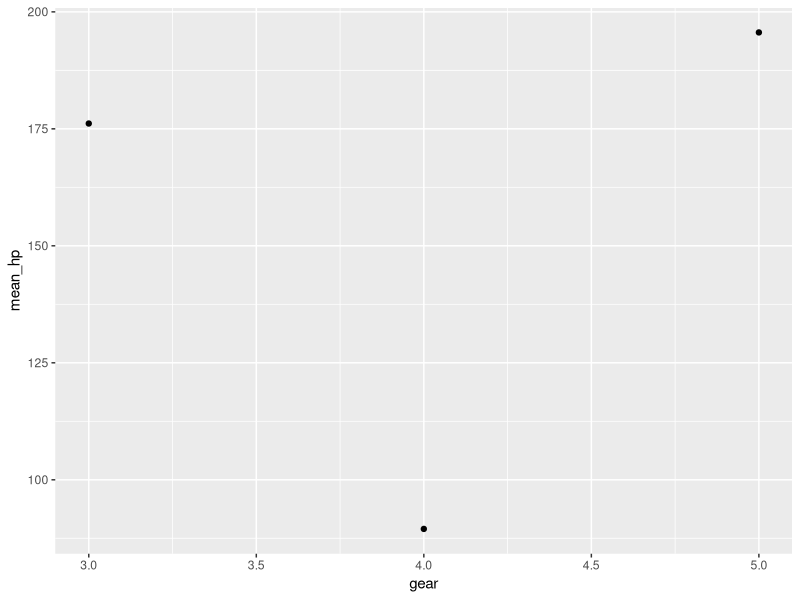

R code for this plot:
## ---- chunk 1
library(knitr)
library(stringr)
library(dplyr)
# set project directory to parent directory of this script 
project_dir <- normalizePath("../")
#print(project_dir)

# get name of file during knitting and strip
rmd_filename <- str_remove(knitr::current_input(),"\\.Rmd")
print(rmd_filename)

knitr::opts_knit$set(base.dir = project_dir, base.url = "/") # project root folder
knitr::opts_chunk$set(fig.path = str_c("rmd_images/",rmd_filename,"/"),echo=TRUE) # image path
## ---- chunk 2

# Get top x rows after sorting by variable var
get_stats <- function(data,group_var,measure_var) {
#deparse(substitute(measure_var))
#print(quo_name(enquo(measure_var)))
  measure_name <- quo_name(enquo(measure_var))
  #label <- str_c(deparse(substitute(measure_var)),"_max")
  
  return( 
    data %>% group_by({{group_var}}) %>%
            summarize( !!str_c(measure_name,"_max") := max({{measure_var}}),
                       !!str_c(measure_name,"_min") := min({{measure_var}})) 
    )
}

cyl_hp_stats <- mtcars %>% get_stats(cyl,hp)
## ---- chunk 3
kable(cyl_hp_stats)
## ---- chunk 4
hp_calc <- function(data,variables) {
  variables <- rlang::syms(variables)
  
  return(data %>% group_by(!!!variables) %>%
           summarize(n=n(),
                     mean_hp=mean(hp),
                     min_hp=min(hp),
                     max_hp=max(hp))
         )
}
 
gear_hp <- mtcars %>% hp_calc(c('gear')) 
vs_am_hp <- mtcars %>% hp_calc(c('vs','am')) 
## ---- chunk 5
kable(gear_hp)

kable(vs_am_hp)
## ---- chunk 6
library(ggplot2)
ggplot(data=gear_hp) + geom_point(aes(x=gear,y=mean_hp))
